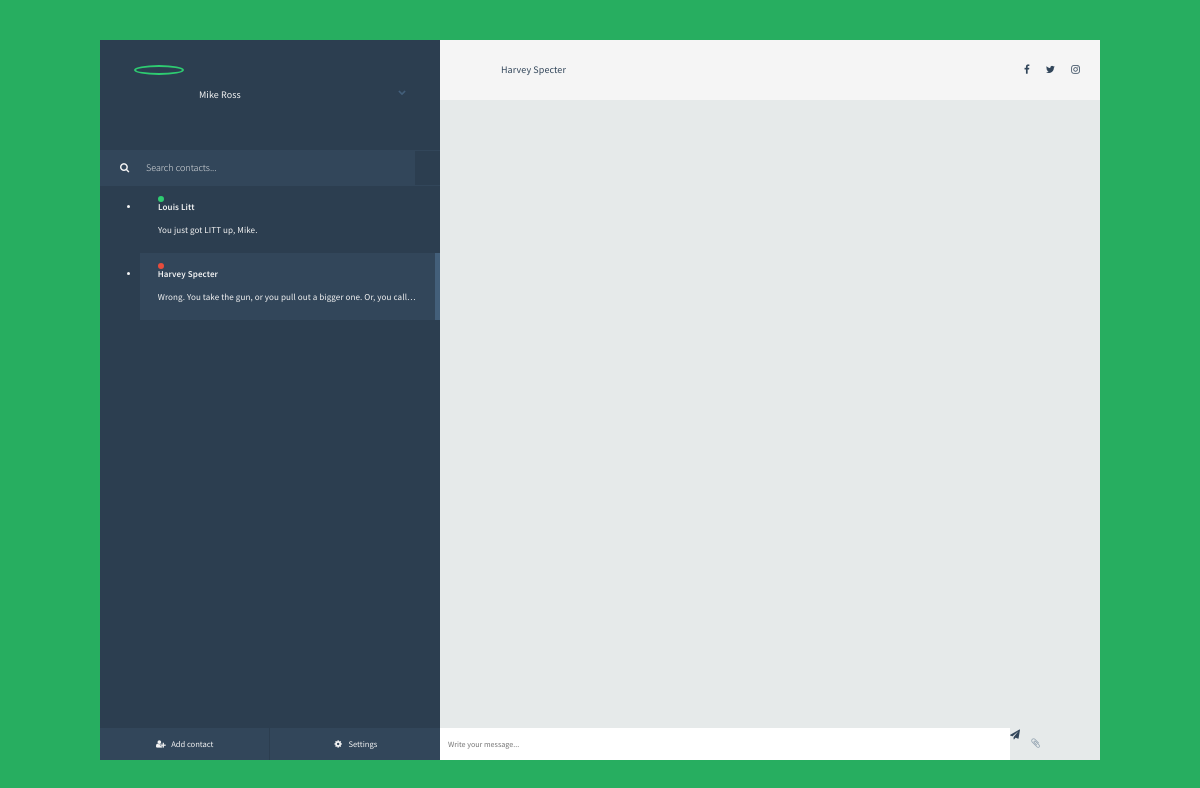
The app's page /chat/admin2/ (signed in), older data.
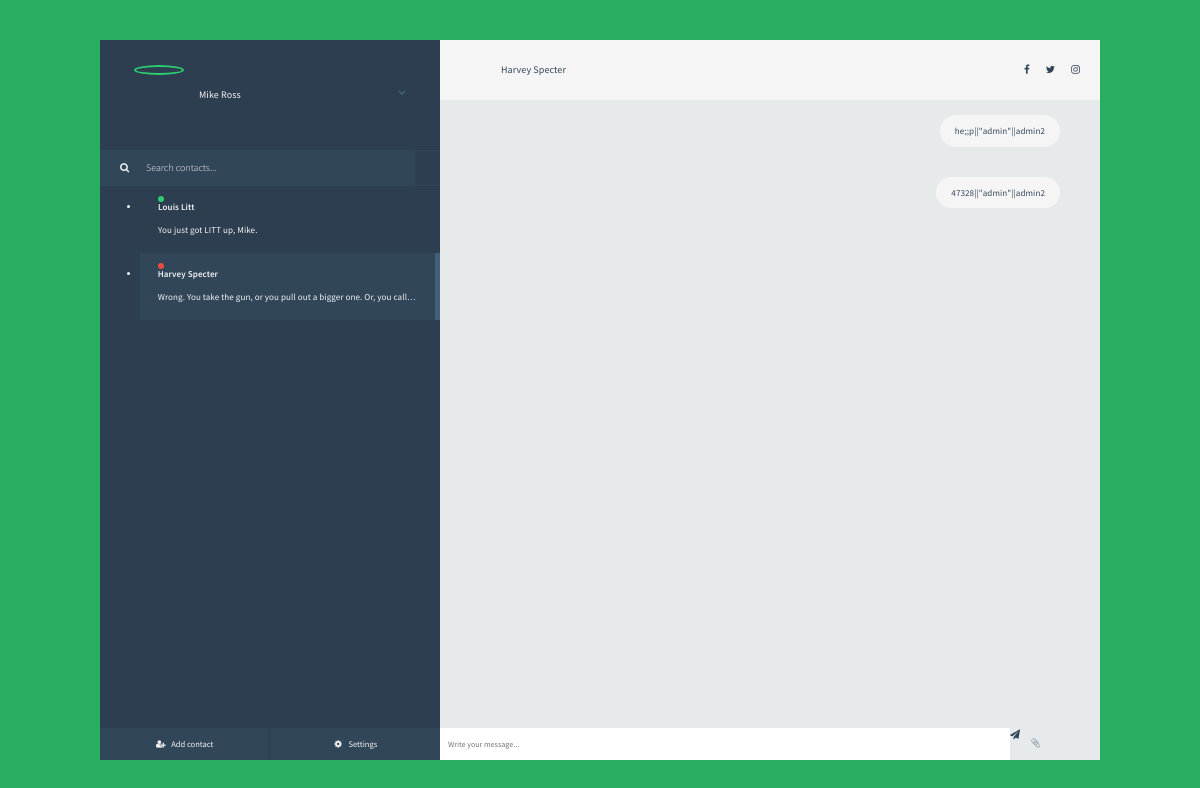
The same page, newer data.
### chat/models.py (models this page shows)
class Message(models.Model):
    author = models.ForeignKey(User,related_name=  "author_messages",on_delete=models.CASCADE)
    room = models.ForeignKey(Room,on_delete=models.CASCADE)
    content = models.CharField(max_length=100000)
    timestamp =  models.DateTimeField(auto_now_add=True)
    def __str__(self):
        return self.author.username
    def last_10_messages(roomName):
        count =int(Message.objects.filter(room = roomName).count())
        if count<=10:
            count =10
        return Message.objects.filter(room = roomName).order_by('timestamp').all()[count-10:count]

### chat/views.py (the view)
# urls.py: path('chat/<slug:slug>/', views.room, name='chat'),
@login_required
def room(request, slug):
    author = request.user.username
    print("author:L",type(author))
    roomName = slug
    id =User.objects.get(username =roomName )
    room =Room.objects.get(nameRoom = id)
    messages = Message.last_10_messages(room)
    for mesage in messages:
        print("s:",str(mesage))
        if str(mesage) == "admin":
            print("1:",mesage.author)
        else:
            print("ngu")
    a = str(author)
    context = {'a':a,'messages':messages,'room_name_json':mark_safe(json.dumps(slug)),'username':mark_safe(json.dumps(request.user.username))}
    print("messgae:",messages)
    return render(request, 'chat/chat1.html',context)

### ecom/templates/chat/chat1.html (shortened to what this page needs)
{% load static%}
<!DOCTYPE html>
<html>
    <head>
        <link href="//maxcdn.bootstrapcdn.com/bootstrap/4.0.0/css/bootstrap.min.css" rel="stylesheet" id="bootstrap-css">
        <link href="//netdna.bootstrapcdn.com/bootstrap/3.0.0/css/bootstrap.min.css" rel="stylesheet" id="bootstrap-css">
        <link href="{% static 'css/cssChat.css' %}" rel="stylesheet">
        <link href="{% static 'js/jsChat.js' %}" rel="stylesheet">
        <link rel='stylesheet prefetch' href='https://cdnjs.cloudflare.com/ajax/libs/meyer-reset/2.0/reset.min.css'><link rel='stylesheet prefetch' href='https://cdnjs.cloudflare.com/ajax/libs/font-awesome/4.6.2/css/font-awesome.min.css'>
</head><body>
<div id="frame">
	<div id="sidepanel">
		<div id="profile">
			<div class="wrap">
				<img id="profile-img" src="http://emilcarlsson.se/assets/mikeross.png" class="online" alt="" />
				<p>Mike Ross</p>
				<i class="fa fa-chevron-down expand-button" aria-hidden="true"></i>
				<div id="expanded">
				</div>
			</div>
		</div>
		<div id="search">
			<label for=""><i class="fa fa-search" aria-hidden="true"></i></label>
			<input type="text" placeholder="Search contacts..." />
		</div>
		<div id="contacts">
			{% if a == "admin" %}
			<ul>
				<li class="contact">
					<div class="wrap">
						<span class="contact-status online"></span>
						<div class="meta">
							<p class="name">Louis Litt</p>
							<p class="preview">You just got LITT up, Mike.</p>
						</div>
					</div>
				</li>
				<li class="contact active">
					<div class="wrap">
						<span class="contact-status busy"></span>
						<div class="meta">
							<p class="name">Harvey Specter</p>
							<p class="preview">Wrong. You take the gun, or you pull out a bigger one. Or, you call their bluff. Or, you do any one of a hundred and forty six other things.</p>
						</div>
					</div>
				</li>
			{%endif%}
			</ul>
		</div>
		<div id="bottom-bar">
			<button id="addcontact"><i class="fa fa-user-plus fa-fw" aria-hidden="true"></i> <span>Add contact</span></button>
			<button id="settings"><i class="fa fa-cog fa-fw" aria-hidden="true"></i> <span>Settings</span></button>
		</div>
	</div>
	<div class="content">
		<div class="contact-profile">
			<p>Harvey Specter</p>
			<div class="social-media">
				<i class="fa fa-facebook" aria-hidden="true"></i>
				<i class="fa fa-twitter" aria-hidden="true"></i>
				 <i class="fa fa-instagram" aria-hidden="true"></i>
			</div>
		</div>
		<div class="messages">
			<ul id="chat-log">
				{% for message in messages%}
					{% if message.author == request.user %}
						<li class="sent">
							<img src="{{author.profile_pic.url}}" alt="" />
							<p>{{message.content}}||{{message.author}}</p>
						</li>
					{% else %}
						<li class="replies">
							<p>{{message.content}}||{{username}}||{{message.author}}</p>
						</li>
					{% endif %}
				{% endfor %}
			</ul>
		</div>
		<div class="message-input">
			<div class="wrap">
			<input type="text" id="chat-message-input" placeholder="Write your message..." />
			<i class="fa fa-paperclip attachment" aria-hidden="true"></i>
			<buton id="chat-message-submit" class="submit">
                <i class="fa fa-paper-plane" aria-hidden="true"></i></button>
			</div>
		</div>
	</div>
</div>
</body></html>

Row changes from the older to the newer data that the page shows:
added Message: content "he;;p", username "\"admin\"", author "admin2"
added Message: content "47328", username "\"admin\"", author "admin2"
